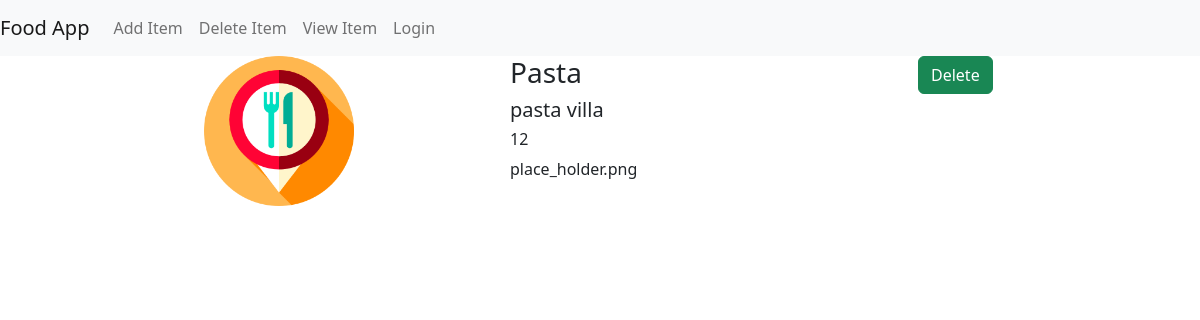
The app's page /food/8/ with its own data.
### food/models.py (models this page shows, shortened)
class Item(models.Model):
    item_name = models.CharField(max_length=200)
    item_desc = models.CharField(max_length=200)
    item_price = models.IntegerField()
    item_image = models.CharField(max_length=500, default="place_holder.png")
    user = models.ForeignKey(User, on_delete=models.CASCADE, default=1)

### food/views.py (the view)
# urls.py: path("<int:pk>/", views.Detail.as_view(), name="detail"),
class Detail(DetailView):
    model = Item
    template_name = "food/detail.html"

### food/templates/food/detail.html
{% extends 'food/base.html' %}
{% load static %}
{% block body %}
        <div class="row">
            <div class="col-md-3 offset-md-2">
                <img src="{% static 'food/img/' %}{{ object.item_image }}" height="150px">
            </div>
            <div class="col-md-4">
                <h3>{{ object.item_name }}</h3>
                <h5>{{ object.item_desc }}</h5>
                <h6>{{ object.item_price }}</h6>
                {{ object.item_image }}
            </div>
            <div class="col-md-2">
                <a href="{% url 'food:delete_item' item.id %}" class="btn btn-success">Delete</a>
            </div>
        </div>
{% endblock %}

### records on screen
Item: item_image (picture), item_name "Pasta", item_desc "pasta villa", item_price "12", item_image "place_holder.png"
